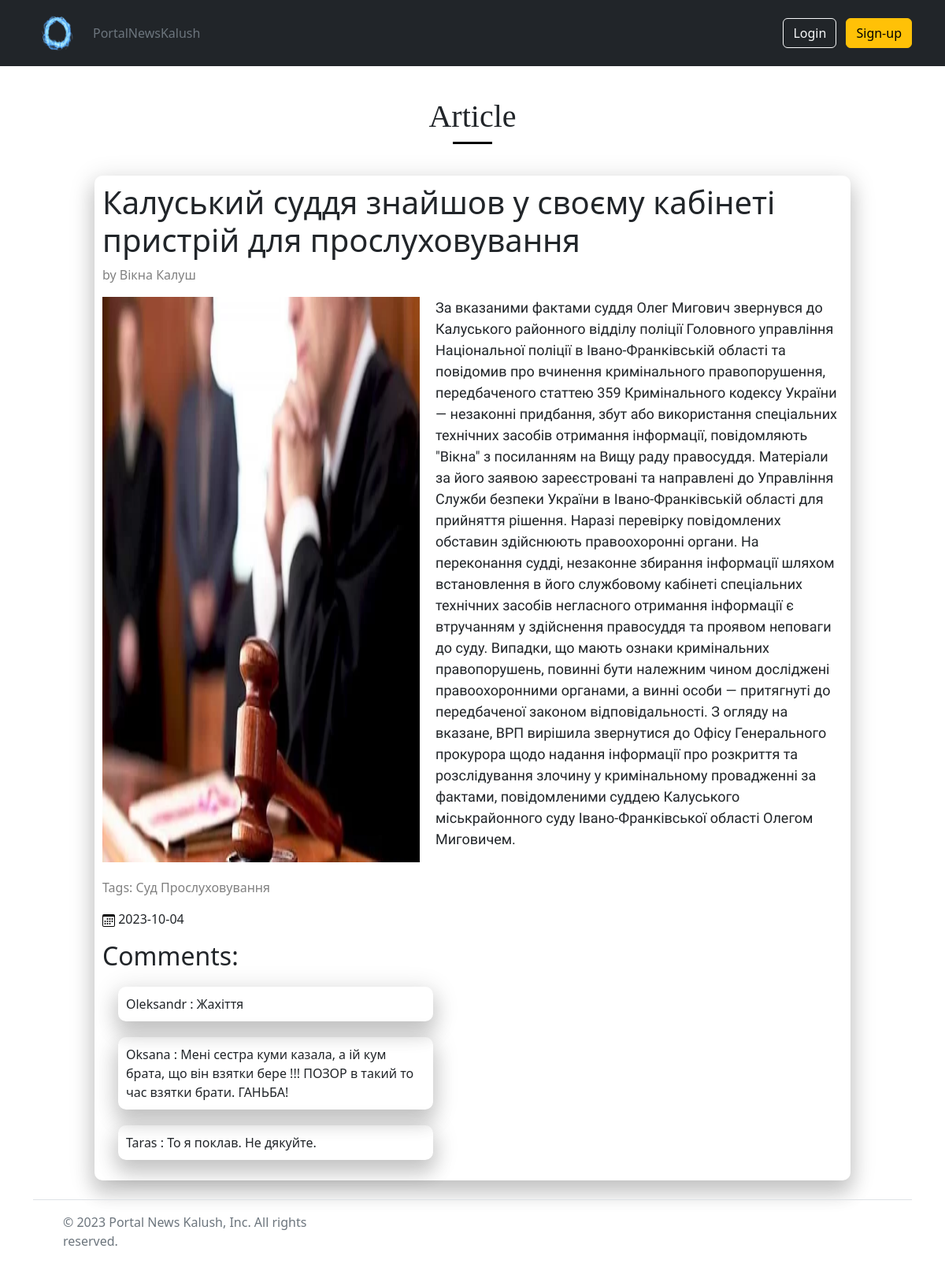
The app's page /article/1 with its own data.
### main.py (models this page shows)
class Article(db.Model):
    __tablename__ = 'articles'
    id = db.Column(db.Integer, primary_key=True)
    title = db.Column(db.String(300), nullable=False)
    author = db.Column(db.String(100), nullable=False)
    date_published = db.Column(db.DateTime, nullable=False)
    tags = db.Column(db.String(100), nullable=False)
    content = db.Column(db.Text, nullable=False)
    photo = db.Column(db.String(255))

class Comment(db.Model):
    id = db.Column(db.Integer, primary_key=True)
    user_id = db.Column(db.Integer, db.ForeignKey('users.id'), nullable=False)
    article_id = db.Column(db.Integer, nullable=False)
    text = db.Column(db.Text, nullable=False)

class Users(db.Model, UserMixin):
    __tablename__ = 'users'
    id = db.Column(db.Integer, primary_key=True)
    username = db.Column(db.String(100), unique=True, nullable=False)
    email = db.Column(db.String(120), unique=True, nullable=False)
    password = db.Column(db.String(60), nullable=False)
    saved_articles = db.relationship('SavedArticle', backref='user', lazy=True)
    comments = db.relationship('Comment', backref='author', lazy=True)

### main.py (the view)
@app.route('/article/<int:article_id>')
def article(article_id):
    article = Article.query.get_or_404(article_id)
    comments = Comment.query.filter_by(article_id=article_id).all()
    return render_template('article.html', article=article, comments=comments)

### templates/article.html (shortened to what this page needs)
{% extends 'base.html' %}
{% block body %}
<h1 class="last_news">Article</h1>
<p class="line__"></p>
<div class="container__article">
    <h1 class="title__article">{{ article.title }}</h1>
    <p class="gray-text2">by {{ article.author }}</p>
    <div class="article-box__">
        <img src="{{ article.photo }}" alt="">
        <p>{{ article.content }}</p>
    </div>
    <p class="gray-text2">Tags: {{ article.tags }}</p>
    <p><img src="/static/images/calendar3.svg" alt="">     {{ article.date_published.strftime('%Y-%m-%d') }}</p>
    {% if comments %}
        <h2>Comments:</h2>
    {% endif %}
    {% for comment in comments %}
        <p class="comments__">{{ comment.author.username }} : {{ comment.text }}</p>
    {% endfor %}
</div>
{% endblock %}

### static/css/style.css (style rules this page uses)
.line__ { border-bottom: 3px solid #000000; width: 50px; margin: 5px auto 5px auto; }
.container__article { width: 80%; margin: 40px auto auto auto; box-shadow: 0 16px 24px 2px rgba(0, 0, 0, 0.14), 0 6px 30px 5px rgba(0, 0, 0, 0.12), 0 8px 10px -15px rgba(0, 0, 0, 0.12); border-radius: 10px; padding: 10px; }
.article-box__ { display: flex; flex-direction: row; padding-bottom: 20px; }
.article-box__ img { max-width: 45%; height: auto; padding-right: 20px; }
.article-box__ p { font-family: 'Ubuntu Condensed', sans-serif; font-size: 18px; }
.gray-text2 { color: gray; }
.comments__ { margin-top: 20px; margin-left: 20px; padding: 10px; border-radius: 10px; width: 400px; box-shadow: 0 16px 24px 2px rgba(0, 0, 0, 0.14), 0 6px 30px 5px rgba(0, 0, 0, 0.12), 0 8px 10px -15px rgba(0, 0, 0, 0.12); }
.last_news { font-family: 'Young Serif', serif; text-align: center; margin-top: 40px; }

### records on screen
Article: title "Калуський суддя знайшов у своєму кабінеті пристрій для прослуховування", author "Вікна Калуш", photo (picture), content "За вказаними фактами суддя Олег Мигович звернувся до Калуського районного відділу поліції Головного управління Національної поліції в Івано-Франківській області та повідомив про вчинення кримінального правопорушення, передбаченого статтею 359 Кримінального кодексу України — незаконні придбання, збут або використання спеціальних технічних засобів отримання інформації, повідомляють \"Вікна\" з посиланням на Вищу раду правосуддя. Матеріали за його заявою зареєстровані та направлені до Управління Служби безпеки України в Івано-Франківській області для прийняття рішення. Наразі перевірку повідомлених обставин здійснюють правоохоронні органи. На переконання судді, незаконне збирання інформації…", tags "Суд Прослуховування", date_published "2023-10-04"
Comment: author.username "Oleksandr", text "Жахіття"
Comment: author.username "Oksana", text "Мені сестра куми казала, а ій кум брата, що він взятки бере !!! ПОЗОР в такий то час взятки брати. ГАНЬБА!"
Comment: author.username "Taras", text "То я поклав. Не дякуйте."
